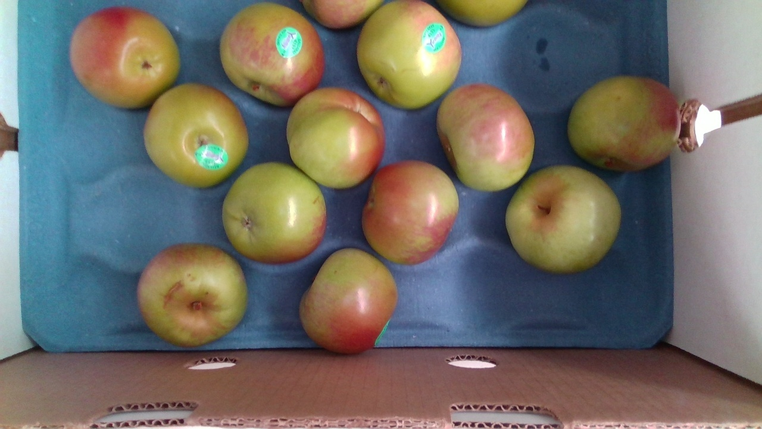
#> input picture validation/1.png, 762 x 429 px, shrunk from 1280 x 720 before the run; its folder holds 4 pictures in this run
$ python mv_apples_main.py
#> lines starting #> are read from the running program, lines starting #| are printed output that depends on the picture; after the words box and inside, x2 and y2 are one past the last pixel; in counts of white or black regions, pixels touching at a corner belong together
#> in process_single_image, img is the input picture: shape (429, 762, 3); mean B, G, R 102.4, 109.4, 113.2
import os
import cv2 as cv
import numpy as np

extension_pixels = 200
debug_state = True      # Set to False for normal operation, True for debugging mode
output_mode = 0         # Set to 0 for single image, 1 for multiple images
image_number = 1        # Set number to whichever required for single image output
image_count = 30        # Set number to however many images are in database to be analysed

def extend_image(image, extension_pixels):
    """
    Extends the borders of an image by a specified number of pixels (extension_pixels 200px), filling the extended area with white.

    Parameters:
        image (numpy.ndarray): The original image as a NumPy array, typically in shape (height, width, channels).
        extension_pixels (int): The number of pixels to add to each side of the image.

    Returns:
        numpy.ndarray: A new image with extended borders, where the original image is centered and the added borders are white.
    """
#> called with extension_pixels = 200
    # Determine new dimensions
    height, width = image.shape[:2]
#> height = 429; width = 762
    new_height = height + 2 * extension_pixels
#> new_height = 829
    new_width = width + 2 * extension_pixels
#> new_width = 1162

    # Create a new blank image with white pixels
    extended_image = np.ones((new_height, new_width, 3), dtype=np.uint8) * 255  # White image

    # Calculate position to paste original image
    x_offset = extension_pixels
    y_offset = extension_pixels

    # Paste the original image onto the new blank image
    extended_image[y_offset:y_offset + height, x_offset:x_offset + width] = image
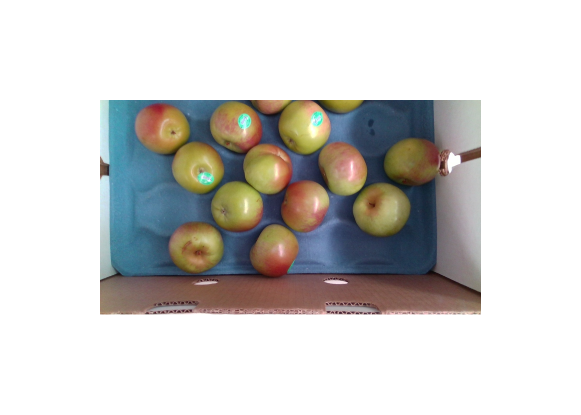
#> extended_image: shape (829, 1162, 3) (shown at 1/2 size); mean B, G, R 203.2, 205.6, 206.9

    return extended_image

def detect_circles(img, original_image):
    """
    Detects circles in a grayscale image using the Hough Circle Transform and overlays valid circles
    on the original image. Circles are filtered based on the percentage of black pixels in their region.

    Parameters:
        img (numpy.ndarray): Grayscale input image for circle detection.
        original_image (numpy.ndarray): Original color image for overlaying detected circles.

    Returns:
        numpy.ndarray: Annotated image with valid circles, or the original image if no circles are detected.
    """
    # Variables for adjusting the black percentage within a circle to be counted as an apple
    max_black_percentage = 62       # Working: 62
    min_black_percentage = 10       # Working: 10
    circle_thickness = 3            # Working: 3
    medianblur_kernel = 5           # Working: 5
    gaussianblur_kernel = 3         # Working: 3
    gaussian_standarddev = 2        # Working: 2

    # Ensure input image is single-channel (grayscale)
    gray = np.where(img > 0, 255, 0).astype(np.uint8)
    mblur = cv.medianBlur(gray, medianblur_kernel)
    gblur = cv.GaussianBlur(mblur, (gaussianblur_kernel, gaussianblur_kernel), gaussian_standarddev)

    # Apply Hough Circle Transform with adjusted parameters
    circles = cv.HoughCircles(
        gblur,
        cv.HOUGH_GRADIENT,
        dp=0.95,
        minDist=75,
        param1=50,
        param2=10,
        minRadius=75,
        maxRadius=100
    )

    if circles is not None:
        circles = np.uint16(np.around(circles))
        text_position_offset = 20

        # Draw detected circles on the original image
        draw = original_image.copy()  # Use original image directly for drawing
        for idx, circle in enumerate(circles[0, :], start=1):
            center = (circle[0], circle[1])
            radius = circle[2]

            # Calculate the bounding box for the circle ROI
            x1 = max(0, circle[0] - radius)
            y1 = max(0, circle[1] - radius)
            x2 = min(original_image.shape[1], circle[0] + radius)
            y2 = min(original_image.shape[0], circle[1] + radius)

            # Extract ROI around the circle (considering boundary conditions)
            roi = gray[y1:y2, x1:x2]

            # Calculate percentage of black pixels (apples) within the ROI
            black_percentage = np.mean(roi < 128) * 100  # Assuming threshold of 128 for binary

            # Draw circle only if majority of pixels are black (apples)
            if black_percentage > max_black_percentage:
                # Draw the full circle in red
                cv.circle(draw, center, radius, (0, 0, 255), circle_thickness)

                # Draw the center
                cv.circle(draw, center, 2, (0, 255, 0), circle_thickness)

                # Annotate with black pixel percentage
                cv.putText(
                    draw,
                    f"Circle {idx}: | Black Pixels: {black_percentage:.2f}% | Radius: {radius:.2f}",
                    (circle[0] - radius, circle[1] - radius - text_position_offset),
                    cv.FONT_HERSHEY_SIMPLEX,
                    0.4,
                    (0, 0, 255),
                    1
                )

            # Highlight circles within the black percentage range and near image borders
            if min_black_percentage < black_percentage < max_black_percentage:
                img_height, img_width = img.shape[:2]

                if (center[0] + radius > img_width - extension_pixels or center[0] - radius < extension_pixels or center[1] + radius > img_height - extension_pixels or center[1] - radius < extension_pixels):
                    cv.circle(draw, center, radius, (0, 0, 255), circle_thickness)

                    # Draw the center
                    cv.circle(draw, center, 2, (0, 255, 0), circle_thickness)

                    # Annotate with black pixel percentage
                    cv.putText(
                        draw,
                        f"Circle {idx}: | Black Pixels: {black_percentage:.2f}% | Radius: {radius:.2f}",
                        (circle[0] - radius, circle[1] - radius - text_position_offset),
                        cv.FONT_HERSHEY_SIMPLEX,
                        0.4,
                        (0, 0, 255),
                        1
                    )

            # Below only for debugging and tuning. Displaying all circles that do not meed the black percentage requirements and outputs different stages of filtering
            if debug_state == True:
                # Draw the different filtered layers
                cv.imshow("gray", gray)
                cv.imshow("mblur", mblur)
                cv.imshow("gblur", gblur)

            if black_percentage < min_black_percentage:
                # Draw the full circle in blue
                cv.circle(draw, center, radius, (255, 0, 0), circle_thickness)

                # Draw the center
                cv.circle(draw, center, 2, (0, 255, 0), circle_thickness)

                # Annotate with black pixel percentage
                cv.putText(
                    draw,
                    f"Circle {idx}: | Black Pixels: {black_percentage:.2f}% | Radius: {radius:.2f}",
                    (circle[0] - radius, circle[1] - radius - text_position_offset),
                    cv.FONT_HERSHEY_SIMPLEX,
                    0.3,
                    (255, 0, 0),
                    1,
                )

        return draw
    else:
        return original_image  # Return original image if no circles detected

def threshold_yuv(img):
    """
    Thresholds an image in the YUV color space to isolate a specific color range and returns a binary mask.

    Parameters:
        img (numpy.ndarray): Input BGR image.

    Returns:
        numpy.ndarray: Binary image highlighting the thresholded region.
    """

    # Convert image to YUV color space
    img_yuv = cv.cvtColor(img, cv.COLOR_BGR2YUV)
#> img_yuv: shape (829, 1162, 3); mean of channels 0, 1, 2 205.7, 126.8, 129

    # Define the lower and upper bounds for YUV channels based on the specified ranges
    lower = np.array([0, 121, 0], dtype=np.uint8)
    upper = np.array([255, 153, 138], dtype=np.uint8)

    # Create a mask using inRange function to threshold YUV image
    mask = cv.inRange(img_yuv, lower, upper)
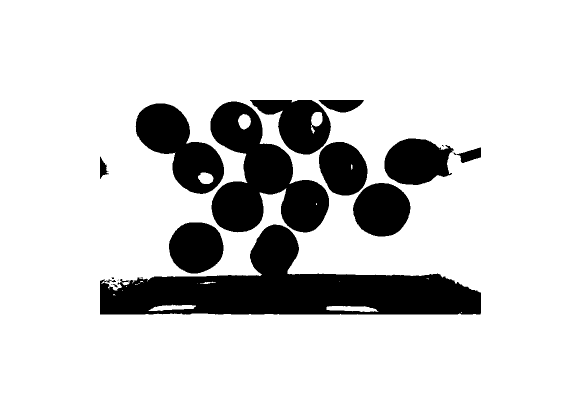
#> mask: shape (829, 1162) (shown at 1/2 size); 83.5% white; 24 black regions (11 under 20 px), largest, box (x1, y1, x2, y2) and area: (200, 449, 962, 629) 62346, (421, 203, 658, 465) 31904, (271, 207, 448, 388) 16240

    # Apply the mask to the original image to extract the region of interest
    result = cv.bitwise_and(img, img, mask=mask)
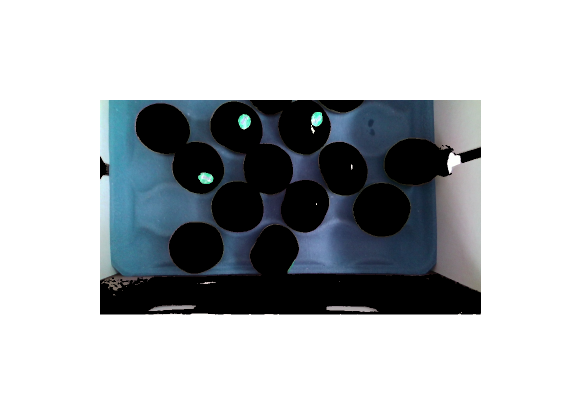
#> result: shape (829, 1162, 3) (shown at 1/2 size); mean B, G, R 190, 186.9, 183.2

    # Convert the result to a binary image (black and white)
    result_gray = cv.cvtColor(result, cv.COLOR_BGR2GRAY)
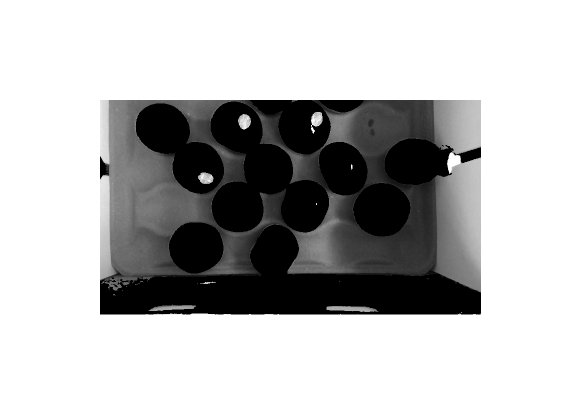
#> result_gray: shape (829, 1162) (shown at 1/2 size); min 0, max 255, mean 186.2
    _, binary_image = cv.threshold(result_gray, 1, 255, cv.THRESH_BINARY)

    # Below only for debugging and tuning. Displaying different image conversion stages
    if(debug_state==True):
        cv.imshow("img_yuv", img_yuv)
        cv.imshow("result_gray",result_gray)
        cv.imshow("binary_image",binary_image)

    return binary_image

def process_single_image():
    """
    Processes a single image by extending its borders, applying a YUV threshold, and detecting circles.

    Steps include loading the image, extending its borders, thresholding in the YUV color space, and detecting
    circles to overlay on the original image. Displays the final result or an error message if no circles are detected.

    Returns:
        None
    """

    # Single image processing
    filepath = os.path.join(os.getcwd(), "validation", f"{image_number}.png")
    img = cv.imread(filepath, cv.IMREAD_COLOR)
    original_image = img

    if img is None:
        print(f"Error: Unable to read the image at '{filepath}'")
        return

    img = extend_image(img, extension_pixels)
    original_image = extend_image(original_image, extension_pixels)

    # Threshold and process the image
    binary_result = threshold_yuv(img)
    result_image = detect_circles(binary_result, original_image)
#> in detect_circles, `mblur = cv.medianBlur(gray, medianblur_kernel)`: mblur: shape (829, 1162); 83.5% white; 17 black regions (6 under 20 px), largest, box (x1, y1, x2, y2) and area: (200, 449, 962, 629) 62457, (421, 203, 658, 465) 31928, (272, 207, 448, 388) 16250
#> in detect_circles, `circles = cv.HoughCircles( gblur, cv.HOUGH_GRADIENT, dp=0.95, minDist=..`: circles = [[571.5, 274.5, 93.8], [779.5, 440.5, 80.3]]
#> in detect_circles, `circles = np.uint16(np.around(circles))`: circles = [[572, 274, 94], [780, 440, 80]]
#> the loop in detect_circles, `for idx, circle in enumerate(circles[0, :], start=1):` made 2 passes
#> (idx, center, radius, x1, y1, x2, y2, black_percentage) on pass 2: (2, (780, 440), 80, 700, 360, 860, 520, 41.86)
#> (idx, center, radius, x1, y1, x2, y2, black_percentage) on pass 1: (1, (572, 274), 94, 478, 180, 666, 368, 63.37)
#> pass 1, in detect_circles, `roi = gray[y1:y2, x1:x2]`:
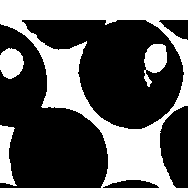
#> roi: shape (188, 188); 36.6% white; 4 white regions, box (x1, y1, x2, y2) and area: (0, 0, 188, 188) 11108, (0, 125, 17, 186) 664, (144, 44, 167, 87) 598, (0, 48, 24, 79) 577
#> pass 2, in detect_circles, `roi = gray[y1:y2, x1:x2]`:
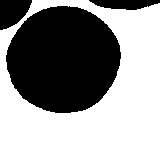
#> roi: shape (160, 160); 58.1% white; 3 black regions, box (x1, y1, x2, y2) and area: (6, 6, 121, 113) 9513, (0, 0, 32, 30) 688, (89, 0, 160, 10) 515
#> after the loop in detect_circles, `for idx, circle in enumerate(circles[0, :], start=1):`:
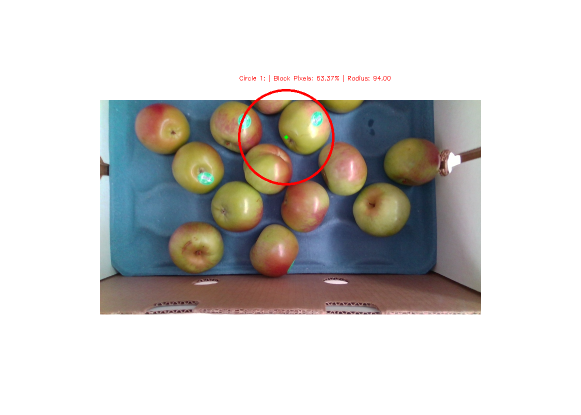
#> draw: shape (829, 1162, 3) (shown at 1/2 size); 0.37% of pixels changed, all inside (x1, y1, x2, y2) = (476, 150, 781, 371)

    if result_image is not None:
        # Display the result
        cv.imshow("Circles Detected", result_image)
        cv.waitKey(0)
        cv.destroyAllWindows()
    else:
        print("No circles detected or error occurred.")

# [41 lines left out: function process_multiple_images, not called in this run]

def main():
    # Select if single or multiple images should be processed
    if output_mode == 0:
        # Process image with number image_number
        process_single_image()
    elif output_mode == 1:
        # Process images up to count image_count
        process_multiple_images()
    else:
        print("Invalid output_mode. Please use 0 for single image or 1 for multiple images.")

if __name__ == "__main__":
    main()
